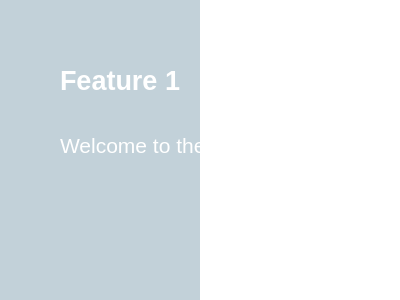
<?xml version="1.0" encoding="UTF-8"?>
<ui version="4.0">
 <class>IntroductionPage</class>
 <widget class="QWidget" name="IntroductionPage">
  <property name="geometry">
   <rect>
    <x>0</x>
    <y>0</y>
    <width>400</width>
    <height>300</height>
   </rect>
  </property>
  <property name="windowTitle">
   <string>Form</string>
  </property>
  <property name="styleSheet">
   <string notr="true"/>
  </property>
  <layout class="QHBoxLayout" name="horizontalLayout">
   <property name="spacing">
    <number>0</number>
   </property>
   <property name="leftMargin">
    <number>0</number>
   </property>
   <property name="topMargin">
    <number>0</number>
   </property>
   <property name="rightMargin">
    <number>0</number>
   </property>
   <property name="bottomMargin">
    <number>0</number>
   </property>
   <item>
    <widget class="QWidget" name="widget" native="true">
     <property name="font">
      <font>
       <pointsize>8</pointsize>
      </font>
     </property>
     <property name="styleSheet">
      <string notr="true">background-color: rgb(194, 209, 217);</string>
     </property>
     <widget class="QLabel" name="label_steps">
      <property name="geometry">
       <rect>
        <x>540</x>
        <y>70</y>
        <width>61</width>
        <height>21</height>
       </rect>
      </property>
      <property name="font">
       <font>
        <pointsize>20</pointsize>
        <weight>75</weight>
        <bold>true</bold>
       </font>
      </property>
      <property name="styleSheet">
       <string notr="true">color: rgb(255, 255, 255);</string>
      </property>
      <property name="text">
       <string>1/4</string>
      </property>
     </widget>
     <widget class="QLabel" name="label_steps_name">
      <property name="geometry">
       <rect>
        <x>60</x>
        <y>70</y>
        <width>161</width>
        <height>21</height>
       </rect>
      </property>
      <property name="font">
       <font>
        <pointsize>20</pointsize>
        <weight>75</weight>
        <bold>true</bold>
       </font>
      </property>
      <property name="styleSheet">
       <string notr="true">color: rgb(255, 255, 255);</string>
      </property>
      <property name="text">
       <string>Feature 1</string>
      </property>
     </widget>
     <widget class="QLabel" name="label_description">
      <property name="geometry">
       <rect>
        <x>60</x>
        <y>130</y>
        <width>551</width>
        <height>31</height>
       </rect>
      </property>
      <property name="font">
       <font>
        <pointsize>16</pointsize>
       </font>
      </property>
      <property name="styleSheet">
       <string notr="true">color: rgb(255, 255, 255);</string>
      </property>
      <property name="text">
       <string>Welcome to the browser installer</string>
      </property>
     </widget>
    </widget>
   </item>
   <item>
    <widget class="QWidget" name="widget_2" native="true">
     <property name="styleSheet">
      <string notr="true">background-color: rgb(255, 255, 255);</string>
     </property>
    </widget>
   </item>
  </layout>
 </widget>
 <resources/>
 <connections/>
</ui>
